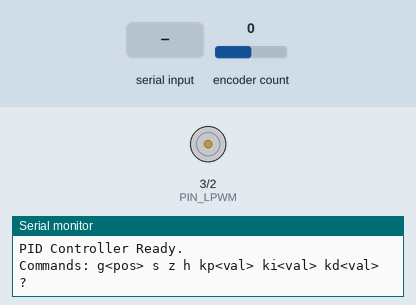
A sketch run on a simulated Teensy 4. On the bench: motor-driver pin pairs drawn as motors (green arrow = first pin HIGH = forward, orange = second pin HIGH = backward, longer = more drive), the last lines printed to the serial monitor. Inputs (shaded band) come from the test bench; at power-on: encoder count 0.

Above: at 1.2 s.
1.3 s: "h" received over Serial
At 1.7 s:
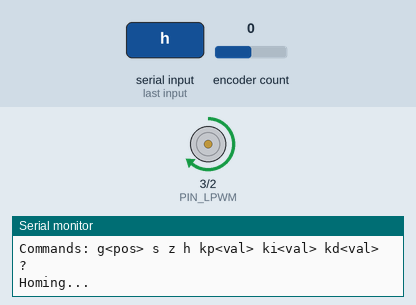
4.3 s: "g90\n" received over Serial
At 5.3 s:
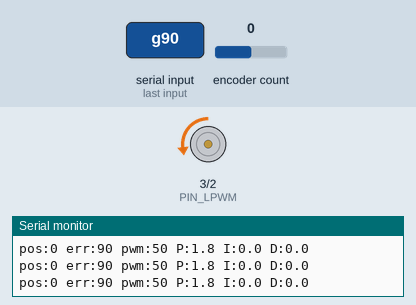
5.8 s: encoder count set to 1
7.3 s: "Z" received over Serial
At 8.5 s:
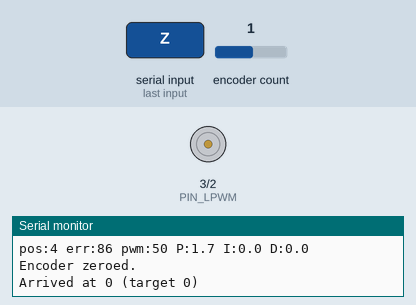
8.8 s: "g,45\n" received over Serial
At 9.9 s:
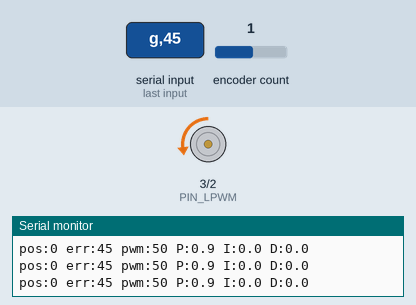
10.3 s: "z90\n" received over Serial
At 11.0 s:
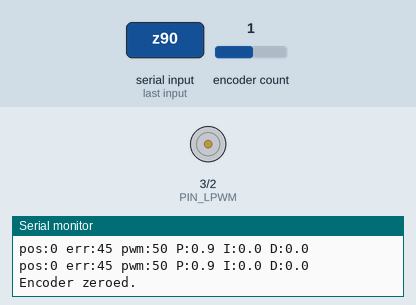
Timing chart, 0 to 12.8 s (numbered marks = the images above; inputs shaded):
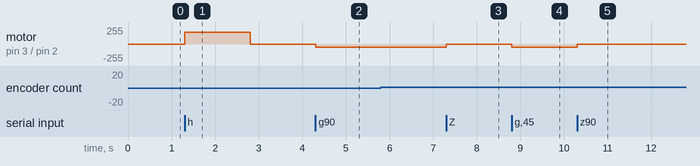

The sketch:

URI2026_PID.ino
```cpp
// ============================================================
// PID Position Control — Teensy 4.1 + BTS7960
// PA-HD2-4-2000-HS-12VDC (Quadrature Hall Effect Encoder)
//
// What this does:
//   Drives the actuator to a target encoder position and holds
//   it there using a PID controller. The controller calculates
//   the error (target - current), and adjusts the motor PWM
//   to minimize that error.
//
//   PID breakdown:
//     P (proportional) — reacts to current error
//     I (integral)     — reacts to accumulated past error
//     D (derivative)   — reacts to rate of change of error
//
// How to use:
//   Open Serial Monitor at 115200 baud, line ending: Newline
//   g 8000   → go to encoder position 8000
//   g 0      → go back to zero
//   s        → stop and disable PID
//   z        → zero encoder at current position
//   h        → home: retract to limit, zero, ready
//   kp 0.05  → set proportional gain
//   ki 0.001 → set integral gain
//   kd 0.1   → set derivative gain
//   ?        → print current gains and position
//
// Calibration data (from our measurements):
//   Full stroke:    ~16460 counts (4 inches)
//   Counts/inch:    ~4115
//   Counts/mm:      ~162
//
// Wiring:
//   Pin 2 → BTS7960 RPWM  (extend direction)
//   Pin 3 → BTS7960 LPWM  (retract direction)
//   Pin 4 → Encoder Brown  (Hall A)
//   Pin 5 → Encoder Green  (Hall B)
//   Encoder Red → 3.3V
//   Encoder Black → GND
// ============================================================

#include <Encoder.h>

// --- Pin assignments ---
constexpr uint8_t  PIN_RPWM  = 2;
constexpr uint8_t  PIN_LPWM  = 3;
constexpr uint8_t  PIN_ENC_A = 4;
constexpr uint8_t  PIN_ENC_B = 5;

// --- Motor settings ---
constexpr uint16_t PWM_FREQ   = 20000;
constexpr uint8_t  MIN_PWM    = 50;    // minimum PWM to overcome stiction
constexpr uint8_t  MAX_PWM    = 255;

// --- Stall detection ---
constexpr uint16_t STALL_MS   = 1500;

// --- PID gains (tune these!) ---
float Kp = 0.02;    // start conservative
float Ki = 0.0001;
float Kd = 0.001;

// --- PID state ---
long  targetPos     = 0;
float integral      = 0;
long  prevError     = 0;
unsigned long prevTime = 0;
bool  pidActive     = false;
constexpr int POS_TOLERANCE = 15;    // close enough (encoder counts)
constexpr float INTEGRAL_MAX = 50000; // anti-windup clamp

// --- Homing state ---
bool homing = false;
long lastHomingPos = 0;
unsigned long lastHomingMove = 0;

// --- Encoder ---
Encoder encoder(PIN_ENC_A, PIN_ENC_B);

// --- Motor control ---
void driveMotor(int pwm) {
  pwm = constrain(pwm, -255, 255);
  if (pwm > 0) {
    analogWrite(PIN_LPWM, 0);
    analogWrite(PIN_RPWM, pwm);
  } else if (pwm < 0) {
    analogWrite(PIN_RPWM, 0);
    analogWrite(PIN_LPWM, -pwm);
  } else {
    analogWrite(PIN_RPWM, 0);
    analogWrite(PIN_LPWM, 0);
  }
}

// --- Parse a float after a prefix like "kp " ---
float parseFloat() {
  return Serial.parseFloat();
}

void printStatus() {
  long pos = encoder.read();
  Serial.println("\n--- Status ---");
  Serial.printf("Position:  %ld\n", pos);
  Serial.printf("Target:    %ld\n", targetPos);
  Serial.printf("PID:       %s\n", pidActive ? "ACTIVE" : "off");
  Serial.printf("Kp=%.4f  Ki=%.5f  Kd=%.3f\n", Kp, Ki, Kd);
  Serial.printf("Counts/inch: 4115\n");
  Serial.printf("Position in inches: %.2f\n", pos / 4115.0);
  Serial.println("--------------\n");
}

void setup() {
  Serial.begin(115200);
  while (!Serial && millis() < 3000) {}

  pinMode(PIN_RPWM, OUTPUT);
  pinMode(PIN_LPWM, OUTPUT);
  driveMotor(0);

  analogWriteFrequency(PIN_RPWM, PWM_FREQ);
  analogWriteFrequency(PIN_LPWM, PWM_FREQ);
  analogWriteResolution(8);

  prevTime = millis();

  Serial.println("PID Controller Ready.");
  Serial.println("Commands: g<pos> s z h kp<val> ki<val> kd<val> ?");
}

void loop() {
  // --- Handle serial commands ---
  if (Serial.available()) {
    char c = Serial.peek();

    if (c == 'g' || c == 'G') {
      // Go to position
      Serial.read();
      targetPos = Serial.parseInt();
      while (Serial.available()) Serial.read();
      integral = 0;       // reset integral on new target
      prevError = 0;
      prevTime = millis();
      pidActive = true;
      homing = false;
      Serial.printf("Target: %ld\n", targetPos);

    } else if (c == 's' || c == 'S') {
      // Stop
      Serial.read();
      while (Serial.available()) Serial.read();
      pidActive = false;
      homing = false;
      driveMotor(0);
      Serial.println("Stopped.");

    } else if (c == 'z' || c == 'Z') {
      // Zero encoder
      Serial.read();
      while (Serial.available()) Serial.read();
      encoder.write(0);
      targetPos = 0;
      integral = 0;
      prevError = 0;
      Serial.println("Encoder zeroed.");

    } else if (c == 'h' || c == 'H') {
      // Home
      Serial.read();
      while (Serial.available()) Serial.read();
      pidActive = false;
      homing = true;
      driveMotor(-180);
      lastHomingPos = encoder.read();
      lastHomingMove = millis();
      Serial.println("Homing...");

    } else if (c == 'k' || c == 'K') {
      // Gain adjustment: kp, ki, or kd
      Serial.read();  // consume 'k'
      char which = Serial.read();  // 'p', 'i', or 'd'
      float val = Serial.parseFloat();
      while (Serial.available()) Serial.read();
      if (which == 'p' || which == 'P') {
        Kp = val;
        Serial.printf("Kp = %.4f\n", Kp);
      } else if (which == 'i' || which == 'I') {
        Ki = val;
        integral = 0;  // reset integral when gain changes
        Serial.printf("Ki = %.5f\n", Ki);
      } else if (which == 'd' || which == 'D') {
        Kd = val;
        Serial.printf("Kd = %.3f\n", Kd);
      }

    } else if (c == '?') {
      Serial.read();
      while (Serial.available()) Serial.read();
      printStatus();

    } else {
      while (Serial.available()) Serial.read();
    }
  }

  // --- Homing logic ---
  if (homing) {
    long pos = encoder.read();
    if (pos != lastHomingPos) {
      lastHomingPos = pos;
      lastHomingMove = millis();
    }
    if (millis() - lastHomingMove > STALL_MS) {
      driveMotor(0);
      encoder.write(0);
      targetPos = 0;
      integral = 0;
      prevError = 0;
      homing = false;
      Serial.println("Home set. Encoder zeroed.");
    }
    return;
  }

  // --- PID control loop ---
  if (pidActive) {
    unsigned long now = millis();
    float dt = (now - prevTime) / 1000.0;  // delta time in seconds
    prevTime = now;

    // Avoid division by zero on first pass
    if (dt <= 0) return;

    long pos = encoder.read();
    long error = targetPos - pos;

    // --- If close enough, stop and hold ---
    if (abs(error) <= POS_TOLERANCE) {
      driveMotor(0);
      integral = 0;

      // Print arrival once
      static bool arrived = false;
      if (!arrived) {
        Serial.printf("Arrived at %ld (target %ld)\n", pos, targetPos);
        arrived = true;
      }
      return;
    }

    // Reset arrived flag when moving
    static bool arrived = false;
    arrived = false;

    // --- P term ---
    float pTerm = Kp * error;

    // --- I term with anti-windup ---
    integral += error * dt;
    integral = constrain(integral, -INTEGRAL_MAX, INTEGRAL_MAX);
    float iTerm = Ki * integral;

    // --- D term ---
    float dTerm = Kd * (error - prevError) / dt;
    prevError = error;

    // --- Sum and clamp ---
    float output = pTerm + iTerm + dTerm;
    int pwm = constrain(abs((int)output), MIN_PWM, MAX_PWM);

    // Apply direction
    if (output > 0) {
      driveMotor(pwm);
    } else {
      driveMotor(-pwm);
    }

    // --- Print every 100ms ---
    static unsigned long lastPrint = 0;
    if (now - lastPrint > 100) {
      Serial.printf("pos:%ld err:%ld pwm:%d P:%.1f I:%.1f D:%.1f\n",
                     pos, error, (output > 0 ? pwm : -pwm),
                     pTerm, iTerm, dTerm);
      lastPrint = now;
    }
  }
}
```

Measured:
- after the input at 1.3 s, motor on pin 3 (PIN_LPWM) / pin 2 (PIN_RPWM): stopped → forward 180/255 at once, → stopped 1.5 s later
- after the input at 4.3 s, motor on pin 3 (PIN_LPWM) / pin 2 (PIN_RPWM): stopped → backward 50/255 at once
- after the input at 7.3 s, motor on pin 3 (PIN_LPWM) / pin 2 (PIN_RPWM): backward 50/255 → stopped at once
- after the input at 8.8 s, motor on pin 3 (PIN_LPWM) / pin 2 (PIN_RPWM): stopped → backward 50/255 at once
- after the input at 10.3 s, motor on pin 3 (PIN_LPWM) / pin 2 (PIN_RPWM): backward 50/255 → stopped at once
